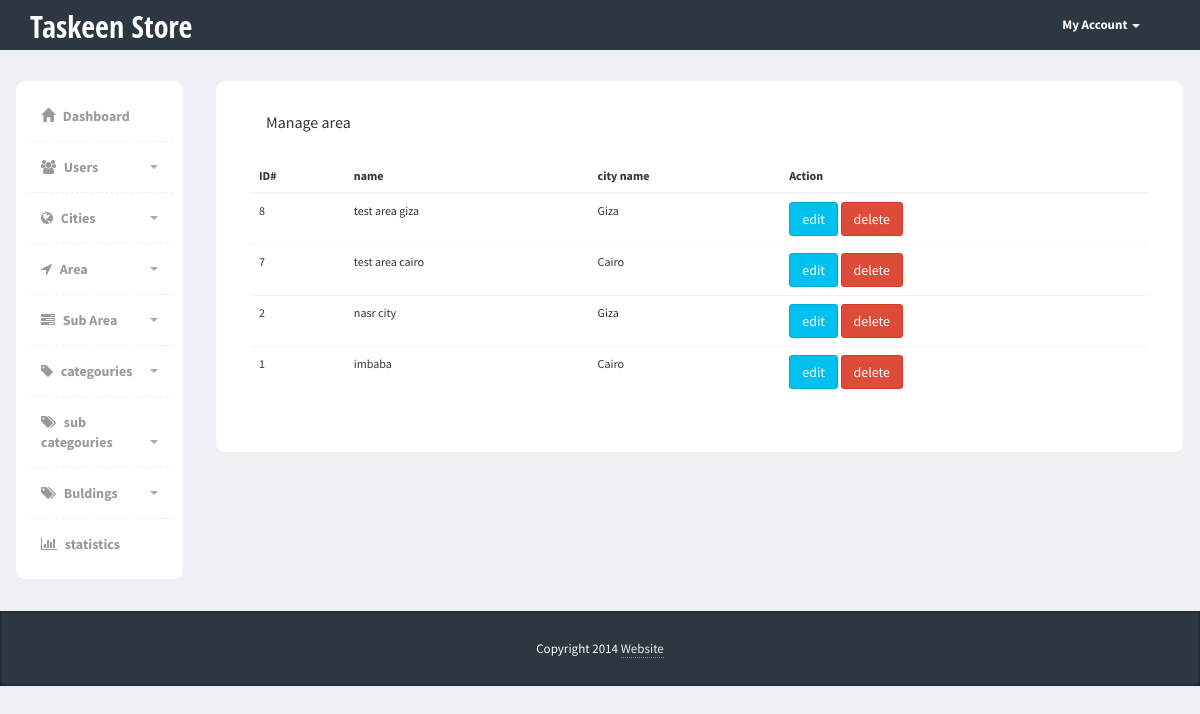
Page /Admin/area.php (signed in) on the earlier database version.
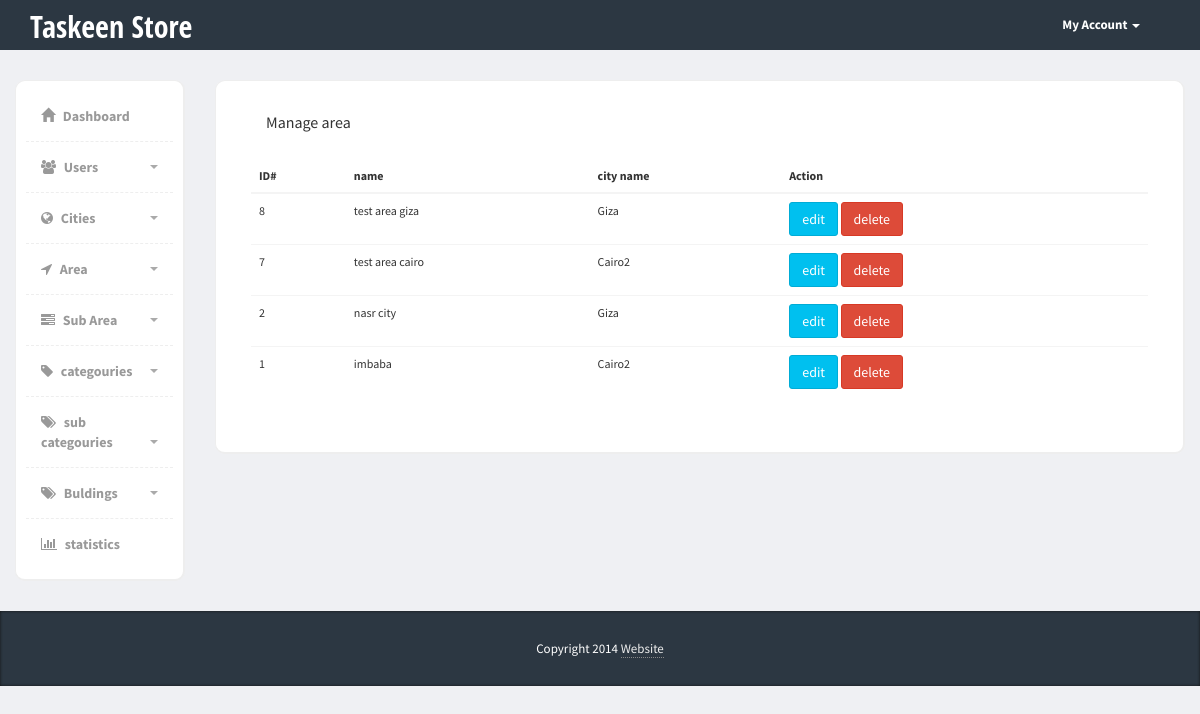
Same page on the later database version.
### tables this page shows
CREATE TABLE `area` (
  `id` int(11) NOT NULL,
  `name` varchar(255) NOT NULL,
  `city_id` int(10) NOT NULL
);

CREATE TABLE `city` (
  `id` int(11) NOT NULL,
  `name` varchar(255) NOT NULL
);

### Admin/area.php (the view, shortened to what this page needs)
<?php
    if (isset($_SESSION["admin_mail"])) {
        include "init.php";
        $do = isset($_GET['do']) ? $_GET['do'] : 'Manage';
?>
<div class="page-content">
    <div class="row">
        <?php
        include "includes/templates/sidebar.php";
        ?>
        <?php if ($do == 'Manage'): ?>
        <div class="col-md-10">
            <div class="content-box-large">
                <div class="panel-heading">
                    <div class="panel-title">
                        Manage area
                    </div>
                </div>
                <?php
                    $stmt = $conn->prepare("SELECT
                                                area.*,
                                                city.name AS CITY_NAME,
                                                city.id AS CITY_ID
                                             FROM
                                                area
                                             INNER JOIN
                                                city
                                             ON
                                               city.id = area.city_id
                                             ORDER BY
                                                id
                                             DESC");
                    $stmt->execute();
                    $rows = $stmt->fetchAll();
                    $count = $stmt->rowCount();
                ?>
                <div class="panel-body">
                    <div class="table-responsive">
                        <table class="table">
                            <thead>
                                <tr>
                                    <th>ID#</th>
                                    <th>name</th>
                                    <th>city name</th>
                                    <th>Action</th>
                                </tr>
                            </thead>
                            <tbody>
                                <?php if ($count > 0): ?>
                                    <?php foreach ($rows as $row): ?>
                                        <tr>
                                            <td><?php echo $row['id']; ?></td>
                                            <td><?php echo $row['name']; ?></td>
                                            <td><?php echo $row['CITY_NAME']; ?></td>
                                            <td>
                                               <a href="area.php?do=Edit&areaId=<?php echo $row['id']; ?>" class="btn btn-info">edit</a>
                                               <a href="area.php?do=Delete&areaId=<?php echo $row['id']; ?>" class="btn btn-danger">delete</a>
                                            </td>
                                        </tr>
                                    <?php endforeach; ?>
                                <?php else: ?>
                                    <tr>
                                        <div class="alert alert-success">Add Areas Please</div>
                                    </tr>
                                <?php endif; ?>
                            </tbody>
                        </table>
                    </div>
                </div>
            </div>
        </div>
        <?php endif; ?>
  </div>
</div>
<?php
        include "includes/templates/footer.php";
    }else {
        header ("Location: login.php");
        exit();
    }
?>

Differences in the rows shown:
changed through a linked row, area "test area cairo": city.name "Cairo" → "Cairo2"
changed through a linked row, area "imbaba": city.name "Cairo" → "Cairo2"
